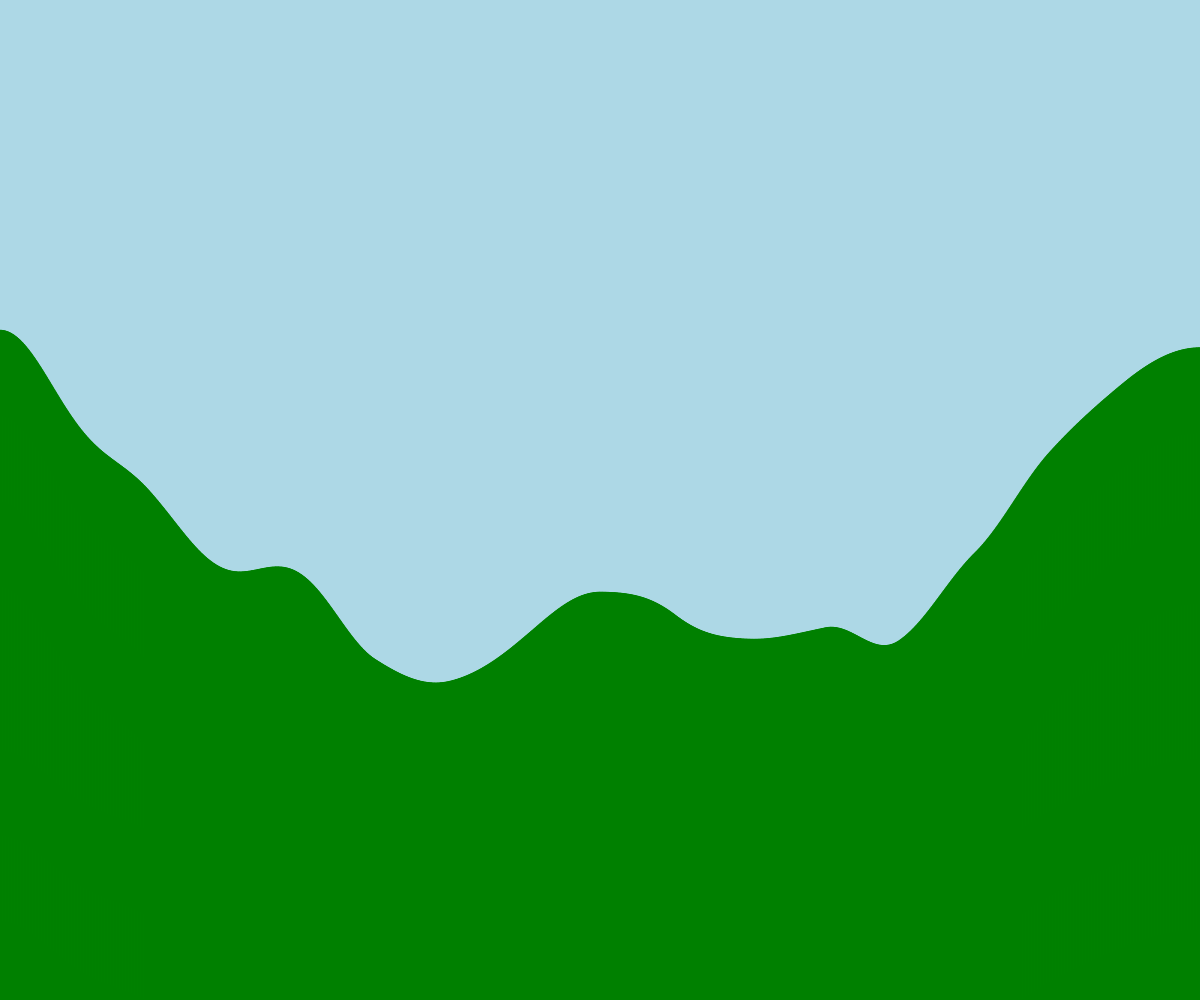
Frame 1 (no input)
Frame 60 (no input): identical to frame 1, image omitted
Frame 120 (the mouse pressed at the canvas centre since frame 60): identical to frame 1, image omitted

The p5.js sketch that drew this single still picture (run headless with seeded random() and noise() and a simulated clock; from frame 60 on, the mouse is pressed at the canvas centre):

// p5.js sketch
// ── sketch.js
// Project Title
// Your Name
// Date
//
// Extra for Experts:
// - describe what you did to take this project "above and beyond"

let terrain = [];
const NUMBER_OF_RECTANGLES = 2000;

async function setup() {

  createCanvas(windowWidth, windowHeight);
  generateTerrain();

}

function draw() {

  background("lightblue");

  stroke("green");
  fill("green");

  for (let theRect of terrain) {
    rect(theRect.x, theRect.y, theRect.w, theRect.h);
  }

}

function generateTerrain() {

  let theWidth = width/NUMBER_OF_RECTANGLES;
  let time = 0;
  let deltaTime = 0.001;

  for (let i = 0; i < NUMBER_OF_RECTANGLES; i++) {
    let theHeight = noise(time) * height;
    let someRect = spawnRectangle(theWidth*i, theWidth, theHeight);
    terrain.push(someRect);
    time += deltaTime;
  }

}

function spawnRectangle(leftSide, rectWidth, rectHeight) {

  let theRect = {
    x: leftSide,
    y: height - rectHeight,
    w: rectWidth,
    h: rectHeight,
  };
  return theRect;

}
